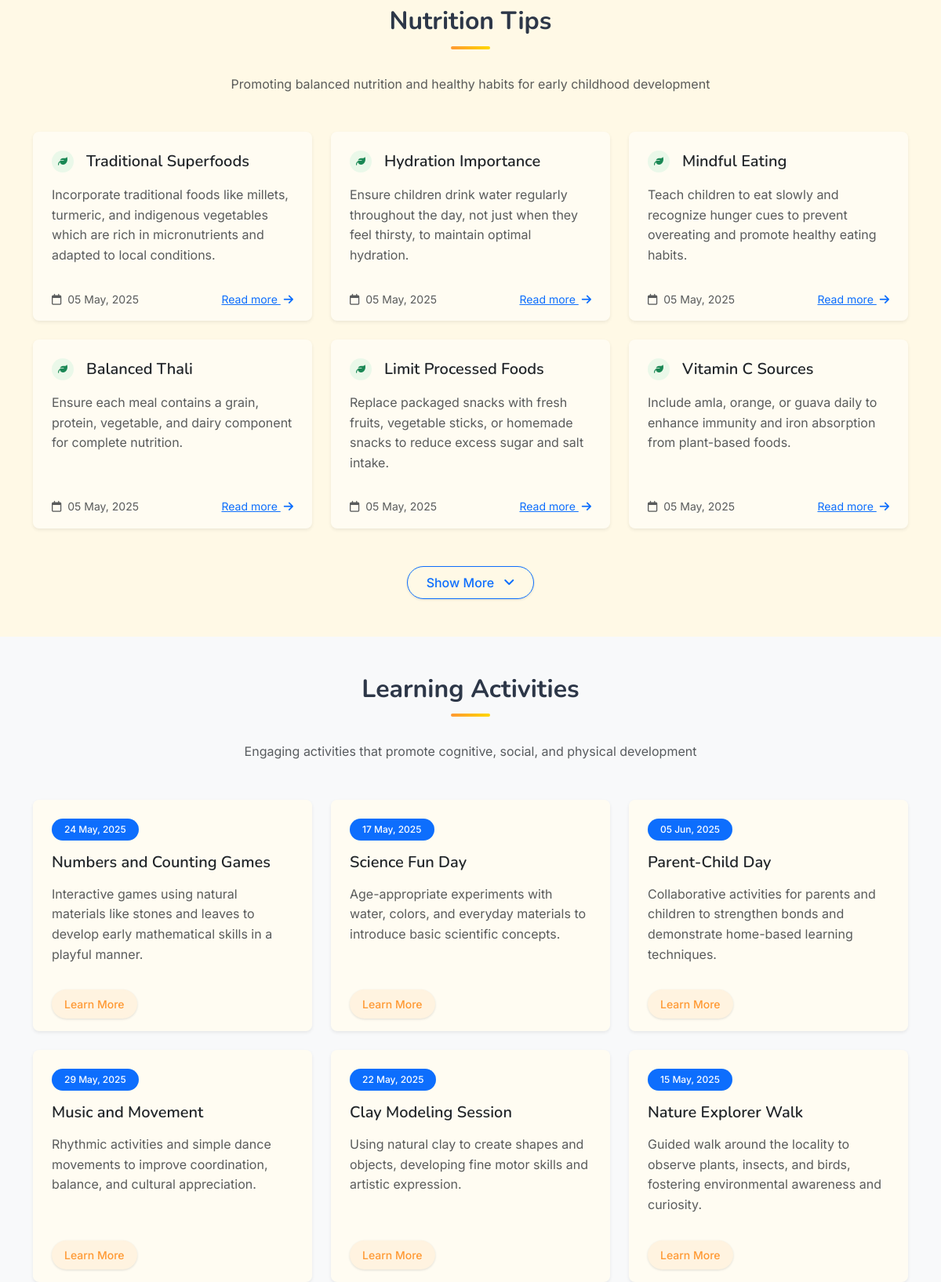
Before: / (middle part) with the older database file.
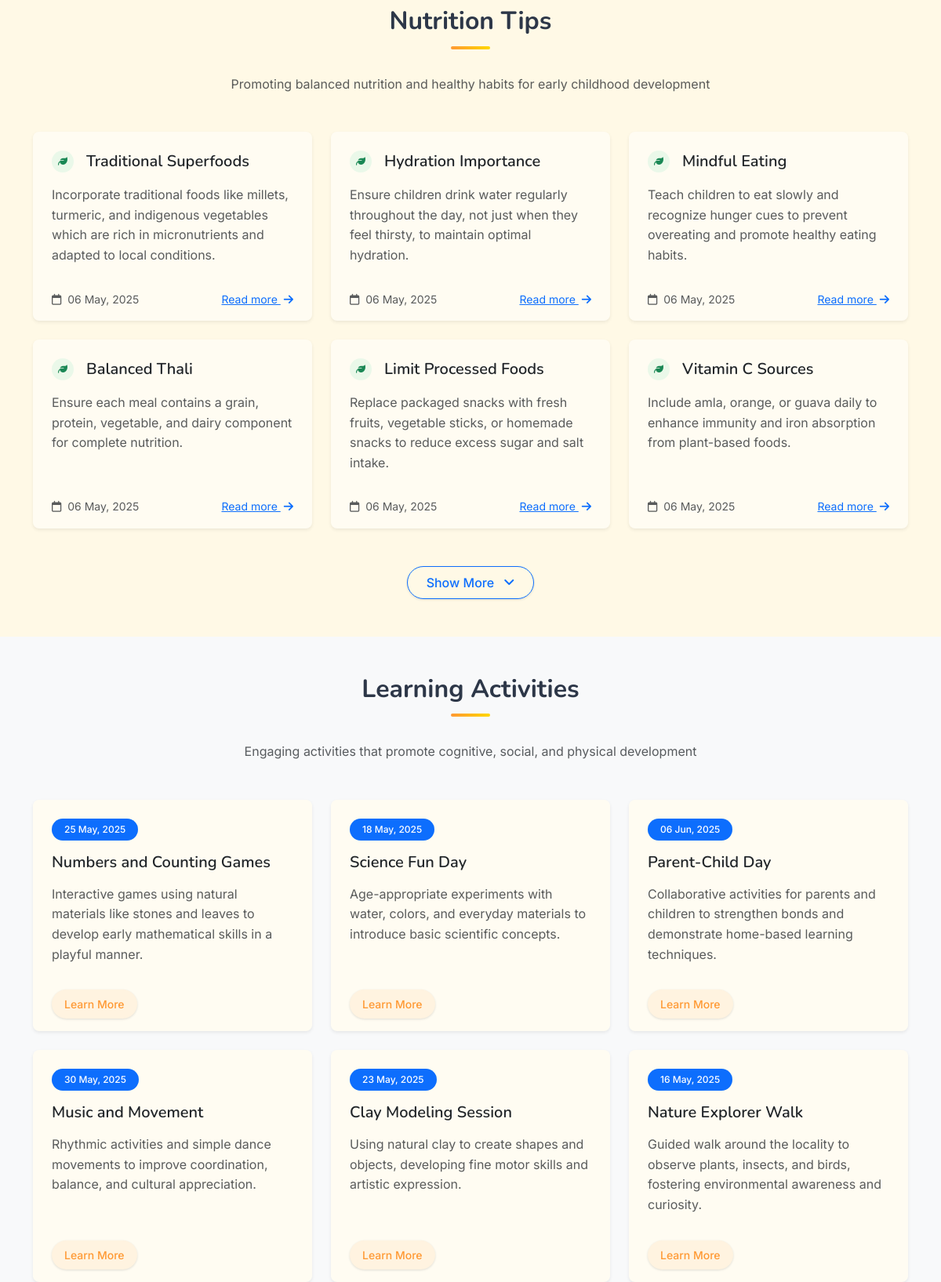
After: the same page with the newer database file.
### models.py (models this page shows)
class NutritionTip(db.Model):
    id = db.Column(db.Integer, primary_key=True, autoincrement=True)
    title = db.Column(db.String(100), nullable=False)
    content = db.Column(db.Text, nullable=False)
    user_id = db.Column(db.Integer, db.ForeignKey('user.id'), nullable=False)
    created_at = db.Column(db.DateTime, default=datetime.utcnow)
    updated_at = db.Column(db.DateTime, default=datetime.utcnow, onupdate=datetime.utcnow)
    is_active = db.Column(db.Boolean, default=True)

class Activity(db.Model):
    id = db.Column(db.Integer, primary_key=True, autoincrement=True)
    title = db.Column(db.String(100), nullable=False)
    description = db.Column(db.Text, nullable=False)
    date = db.Column(db.Date, nullable=False)
    user_id = db.Column(db.Integer, db.ForeignKey('user.id'), nullable=False)
    created_at = db.Column(db.DateTime, default=datetime.utcnow)
    updated_at = db.Column(db.DateTime, default=datetime.utcnow, onupdate=datetime.utcnow)
    is_active = db.Column(db.Boolean, default=True)

### routes/home.py (the view)
@home_bp.route('/')
def index():
    nutrition_tips = NutritionTip.query.order_by(NutritionTip.created_at.desc()).all()
    activities = Activity.query.order_by(Activity.created_at.desc()).all()
    total_nutrition_tips = NutritionTip.query.count()
    total_activities = Activity.query.count()
    return render_template('home/index.html',
                          nutrition_tips=nutrition_tips,
                          activities=activities,
                          total_nutrition_tips=total_nutrition_tips,
                          total_activities=total_activities,
                          page=1,
                          has_more=True)

### app.py (called while the page is built)
@app.context_processor
def inject_csrf_token():
    return dict(csrf_token=generate_csrf)

### templates/home/index.html (shortened to what this page needs)
{% extends 'base.html' %} {% block title %}Aaganshiksha - Home{% endblock %} {%
block content %}
<section class="py-5" id="nutrition-section">
  <div class="container">
    <div class="text-center mb-5">
      <h2 class="section-title text-center">Nutrition Tips</h2>
      <p class="text-muted">
        Promoting balanced nutrition and healthy habits for early childhood
        development
      </p>
    </div>
    <div class="row g-4" id="nutrition-tips-container">
      {% if nutrition_tips %}
        {% for tip in nutrition_tips[:6] %}
        <div
          class="col-lg-4 col-md-6 animate__animated animate__fadeInUp nutrition-tip-card"
          style="animation-delay: {{ loop.index * 0.1 }}s;"
        >
          <div class="card h-100 border-0 shadow-sm hover-lift">
            <div class="card-body p-4">
              <div class="d-flex align-items-center mb-3">
                <span class="badge bg-soft-success p-2 rounded-circle me-3">
                  <i class="fas fa-leaf text-success"></i>
                </span>
                <h5 class="card-title mb-0">{{ tip.title }}</h5>
              </div>
              <p class="card-text text-muted">{{ tip.content }}</p>
            </div>
            <div class="card-footer bg-transparent border-0 pb-3 px-4">
              <div class="d-flex justify-content-between align-items-center">
                <small class="text-muted"
                  ><i class="far fa-calendar me-1"></i> {{
                  tip.created_at.strftime('%d %b, %Y') }}</small
                >
                <a href="#" class="text-primary small show-nutrition-tip" data-tip-id="{{ tip.id }}"
                  >Read more <i class="fas fa-arrow-right ms-1"></i
                ></a>
              </div>
            </div>
          </div>
        </div>
        {% endfor %}
      {% endif %}
    </div>
    {% if total_nutrition_tips > 6 %}
    <div class="text-center mt-5">
      <button id="load-more-tips" class="btn btn-outline-primary px-4 py-2 rounded-pill">
        Show More <i class="fas fa-angle-down ms-2"></i>
      </button>
    </div>
    {% endif %}
  </div>
</section>
<section class="py-5 bg-light" id="activity-section">
  <div class="container">
    <div class="text-center mb-5">
      <h2 class="section-title text-center">Learning Activities</h2>
      <p class="text-muted">
        Engaging activities that promote cognitive, social, and physical
        development
      </p>
    </div>
    <div class="row g-4" id="activities-container">
      {% if activities %}
        {% for activity in activities[:6] %}
        <div
          class="col-lg-4 col-md-6 animate__animated animate__fadeInUp activity-card"
          style="animation-delay: {{ loop.index * 0.1 }}s;"
        >
          <div class="card h-100 border-0 shadow-sm hover-lift">
            <div class="card-body p-4">
              <div class="mb-3">
                <span class="badge bg-primary px-3 py-2 rounded-pill small"
                  >{{ activity.date.strftime('%d %b, %Y') }}</span
                >
              </div>
              <h5 class="card-title mb-3">{{ activity.title }}</h5>
              <p class="card-text text-muted">{{ activity.description }}</p>
            </div>
            <div class="card-footer bg-transparent border-0 pb-3 px-4">
              <a href="#" class="btn btn-sm btn-soft-primary px-3 rounded-pill show-activity" data-activity-id="{{ activity.id }}"
                >Learn More</a
              >
            </div>
          </div>
        </div>
        {% endfor %}
      {% endif %}
    </div>
  </div>
</section>
{% endblock %}

Changed rows visible on the page:
changed NutritionTip "Traditional Superfoods": created_at "05 May, 2025" → "06 May, 2025"
changed NutritionTip "Hydration Importance": created_at "05 May, 2025" → "06 May, 2025"
changed NutritionTip "Mindful Eating": created_at "05 May, 2025" → "06 May, 2025"
changed NutritionTip "Balanced Thali": created_at "05 May, 2025" → "06 May, 2025"
changed NutritionTip "Limit Processed Foods": created_at "05 May, 2025" → "06 May, 2025"
changed NutritionTip "Vitamin C Sources": created_at "05 May, 2025" → "06 May, 2025"
changed Activity "Numbers and Counting Games": date "24 May, 2025" → "25 May, 2025"
changed Activity "Science Fun Day": date "17 May, 2025" → "18 May, 2025"
changed Activity "Parent-Child Day": date "05 Jun, 2025" → "06 Jun, 2025"
changed Activity "Music and Movement": date "29 May, 2025" → "30 May, 2025"
changed Activity "Clay Modeling Session": date "22 May, 2025" → "23 May, 2025"
changed Activity "Nature Explorer Walk": date "15 May, 2025" → "16 May, 2025"
